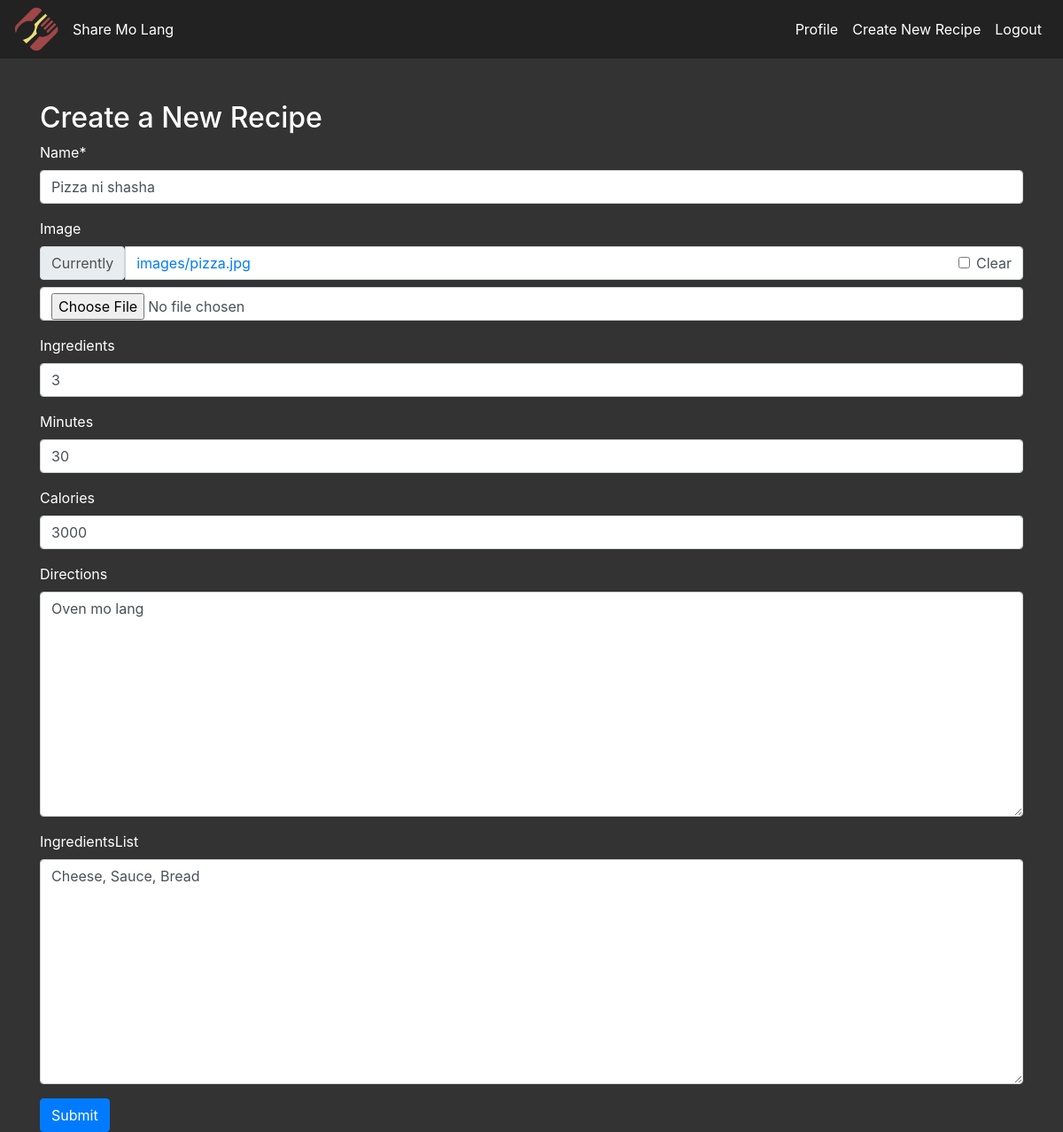
The page /home/15/update/ (signed in) on the database its author committed.
### recipes/models.py (models this page shows, shortened)
class Recipe(models.Model):
    user = models.ForeignKey(User, on_delete=models.CASCADE, blank=True, null=True)
    name = models.CharField(max_length=100)
    image = models.ImageField(blank=True, null=True, upload_to='images/')
    ingredients = models.IntegerField(blank=True, null=True)
    minutes = models.IntegerField(blank=True, null=True)
    calories = models.IntegerField(blank=True, null=True)
    ingredientsList = models.TextField(blank=True, null=True)
    directions = models.TextField(blank=True, null=True)
    created_at = models.DateTimeField(auto_now_add=True)
    views = models.ManyToManyField(User, related_name='viewed_recipes', blank=True)
    view_count = models.IntegerField(default=0)

### recipes/views.py (the view, shortened to what this page needs)
# urls.py: path('<int:pk>/update/', RecipeUpdateView.as_view(), name='recipe-update'),
class RecipeUpdateView(LoginRequiredMixin, UserPassesTestMixin, UpdateView):
    model = Recipe
    fields = ['name', 'image', 'ingredients', 'minutes', 'calories', 'directions', 'ingredientsList']
    def test_func(self):
        recipe = self.get_object()
        if self.request.user == recipe.user:
            return True
        return False

### templates/recipes/recipe_form.html (shortened to what this page needs)
<!DOCTYPE html>
{% load static %}
<html lang="en">
<head>
    <link rel="stylesheet" href="https://stackpath.bootstrapcdn.com/bootstrap/4.5.2/css/bootstrap.min.css">
    <link rel="stylesheet" href="{% static 'css/home.css' %}">
    {% load crispy_forms_tags %}
</head>
<body>
    <nav class="navbar navbar-expand-lg">
        <img src="{% static 'css/logo.png' %}" alt="Logo" class="logo" />
       <a class="nav-link" href="{% url 'home' %}">Share Mo Lang</a>
        <div class="collapse navbar-collapse" id="navbarNav">
            <ul class="navbar-nav ml-auto">
                <li class="nav-item">
                    <a class="nav-link" href="{% url 'profile' %}">Profile</a>
                </li>
                <li class="nav-item">
                    <a class="nav-link" href="{% url 'recipe-create' %}">Create New Recipe</a>
                </li>
                <li class="nav-item">
                    <a class="nav-link text-danger" href="{% url 'logout' %}">Logout</a>
                </li>
            </ul>
        </div>
    </nav>
    <div class="container mt-5">
        <h2>Create a New Recipe</h2>
        <form method="POST" enctype="multipart/form-data">
            {{ form|crispy }}
            <button type="submit" class="btn btn-primary">Submit</button>
        </form>
    </div>
</body>
</html>

### static/css/home.css (style rules this page uses)
body { background-color: #333; color: #fff; }
.navbar { background-color: #222; }
.navbar-brand, .nav-link { color: #fff !important; }
.logo { width: 50px; height: auto; }

### rows shown on the page
Recipe: name "Pizza ni shasha", ingredients "3", minutes "30", calories "3000", directions "Oven mo lang", ingredientsList "Cheese, Sauce, Bread"
